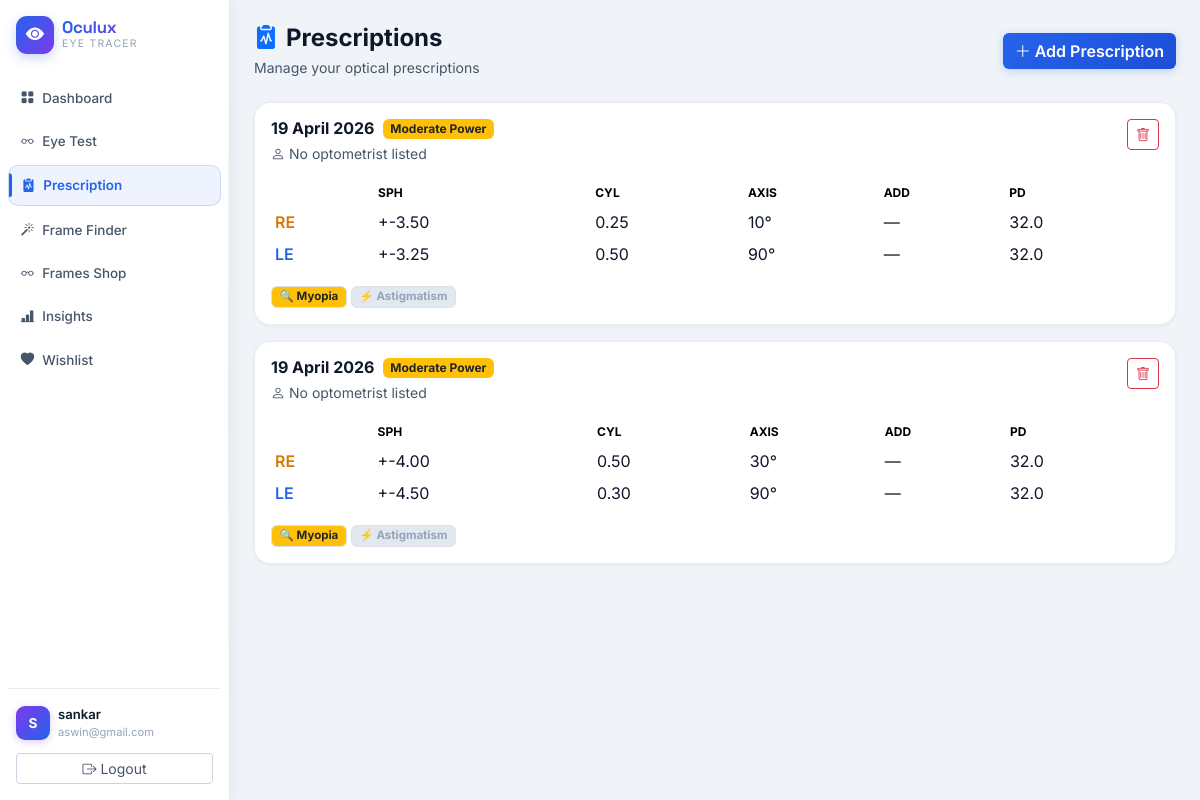
The page /prescription (signed in) on the database its author committed.
### app.py (models this page shows)
class User(UserMixin, db.Model):
    __tablename__ = 'users'
    id = db.Column(db.Integer, primary_key=True)
    name = db.Column(db.String(120), nullable=False)
    age  = db.Column(db.Integer)
    email = db.Column(db.String(120), unique=True, nullable=False)
    password_hash = db.Column(db.String(256), nullable=False)
    created_at = db.Column(db.DateTime, default=datetime.utcnow)
    prescriptions = db.relationship('Prescription', backref='user', lazy=True)
    eye_tests     = db.relationship('EyeTestSession', backref='user', lazy=True)
    wishlist      = db.relationship('WishlistItem', backref='user', lazy=True)
    preferences   = db.relationship('UserPreference', backref='user', uselist=False, lazy=True)

class Prescription(db.Model):
    __tablename__ = 'prescriptions'
    id = db.Column(db.Integer, primary_key=True)
    user_id = db.Column(db.Integer, db.ForeignKey('users.id'), nullable=False)
    date = db.Column(db.DateTime, default=datetime.utcnow)
    sph_re = db.Column(db.Float); cyl_re = db.Column(db.Float)
    axis_re = db.Column(db.Integer); add_re = db.Column(db.Float); pd_re = db.Column(db.Float)
    sph_le = db.Column(db.Float); cyl_le = db.Column(db.Float)
    axis_le = db.Column(db.Integer); add_le = db.Column(db.Float); pd_le = db.Column(db.Float)
    optometrist = db.Column(db.String(120))
    notes       = db.Column(db.Text)
    conditions  = db.Column(db.Text)
    rx_label    = db.Column(db.String(40))

### app.py (the view)
@app.route('/prescription')
@login_required
def prescription():
    rxs = Prescription.query.filter_by(user_id=current_user.id).order_by(Prescription.date.desc()).all()
    return render_template('prescription.html', prescriptions=rxs)

### app.py (called while the page is built)
@login_manager.user_loader
def load_user(uid):
    return User.query.get(int(uid))

@app.template_filter('from_json')
def from_json_filter(value):
    try:
        return json.loads(value) if value else []
    except Exception:
        return []

@app.context_processor
def inject_now():
    return {'now': datetime.utcnow()}

### templates/prescription.html (shortened to what this page needs)
{% extends 'base.html' %}
{% block content %}
<div class="d-flex align-items-center gap-3 mb-4">
  <div>
    <h4 class="fw-bold mb-1"><i class="bi bi-clipboard2-pulse-fill me-2 text-primary"></i>Prescriptions</h4>
    <p class="text-secondary small mb-0">Manage your optical prescriptions</p>
  </div>
  <button class="btn btn-primary ms-auto fw-semibold" data-bs-toggle="modal" data-bs-target="#addRxModal">
    <i class="bi bi-plus-lg me-1"></i>Add Prescription
  </button>
</div>
{% if prescriptions %}
<div class="row g-3 mb-4">
  {% for rx in prescriptions %}
  <div class="col-12">
    <div class="card card-dark">
      <div class="card-body">
        <div class="d-flex align-items-start justify-content-between mb-3">
          <div>
            <div class="d-flex align-items-center gap-2 mb-1">
              <h6 class="fw-bold mb-0">{{ rx.date.strftime('%d %B %Y') }}</h6>
              <span class="badge bg-{{ 'danger' if rx.rx_label == 'high' else ('warning text-dark' if rx.rx_label == 'moderate' else 'success') }}">{{ (rx.rx_label or 'mild')|title }} Power</span>
            </div>
            <p class="text-secondary small mb-0"><i class="bi bi-person me-1"></i>{{ rx.optometrist or 'No optometrist listed' }}</p>
          </div>
          <button class="btn btn-sm btn-outline-danger" onclick="deleteRx({{ rx.id }})"><i class="bi bi-trash"></i></button>
        </div>
        <div class="table-responsive">
          <table class="table table-borderless table-sm mb-2">
            <thead><tr class="text-secondary" style="font-size:.75rem"><th></th><th>SPH</th><th>CYL</th><th>AXIS</th><th>ADD</th><th>PD</th></tr></thead>
            <tbody>
              <tr>
                <td class="fw-semibold" style="color:var(--amber)">RE</td>
                <td style="color:var(--text-primary)">{{ '+%.2f'|format(rx.sph_re) if rx.sph_re else '—' }}</td>
                <td style="color:var(--text-primary)">{{ '%.2f'|format(rx.cyl_re) if rx.cyl_re else '—' }}</td>
                <td style="color:var(--text-primary)">{{ rx.axis_re or '—' }}{% if rx.axis_re %}°{% endif %}</td>
                <td style="color:var(--text-primary)">{{ '+%.2f'|format(rx.add_re) if rx.add_re else '—' }}</td>
                <td style="color:var(--text-primary)">{{ rx.pd_re or '—' }}</td>
              </tr>
              <tr>
                <td class="fw-semibold" style="color:var(--accent)">LE</td>
                <td style="color:var(--text-primary)">{{ '+%.2f'|format(rx.sph_le) if rx.sph_le else '—' }}</td>
                <td style="color:var(--text-primary)">{{ '%.2f'|format(rx.cyl_le) if rx.cyl_le else '—' }}</td>
                <td style="color:var(--text-primary)">{{ rx.axis_le or '—' }}{% if rx.axis_le %}°{% endif %}</td>
                <td style="color:var(--text-primary)">{{ '+%.2f'|format(rx.add_le) if rx.add_le else '—' }}</td>
                <td style="color:var(--text-primary)">{{ rx.pd_le or '—' }}</td>
              </tr>
            </tbody>
          </table>
        </div>
        {% if rx.conditions %}
          {% set conds = rx.conditions|from_json %}
          {% if conds %}
          <div class="d-flex flex-wrap gap-1 mt-2">
            {% for c in conds %}
            <span class="badge bg-{{ 'danger' if c.severity == 'high' else ('warning text-dark' if c.severity == 'moderate' else 'secondary') }} bg-opacity-20 border border-opacity-25" style="font-size:.72rem">{{ c.icon }} {{ c.name }}</span>
            {% endfor %}
          </div>
          {% endif %}
        {% endif %}
      </div>
    </div>
  </div>
  {% endfor %}
</div>
{% endif %}
{% endblock %}

### templates/base.html (shortened to what this page needs)
<!DOCTYPE html>
<html lang="en">
<head>
<link href="https://cdn.jsdelivr.net/npm/bootstrap@5.3.3/dist/css/bootstrap.min.css" rel="stylesheet">
<link href="https://cdn.jsdelivr.net/npm/bootstrap-icons@1.11.3/font/bootstrap-icons.min.css" rel="stylesheet">
<link href="{{ url_for('static', filename='css/style.css') }}" rel="stylesheet">
</head>
<body style="background:var(--bg-void)">
{% if current_user.is_authenticated %}
<div class="d-flex vh-100 overflow-hidden">
  <nav class="sidebar d-flex flex-column flex-shrink-0 py-3 px-2" id="sidebar">
    <div class="sidebar-brand d-flex align-items-center gap-2 px-2 mb-4">
      <div class="brand-icon"><i class="bi bi-eye-fill"></i></div>
      <div>
        <div class="brand-name">Oculux</div>
        <div class="brand-sub">Eye Tracer</div>
      </div>
    </div>
    <ul class="nav flex-column gap-1 flex-grow-1">
      <li><a href="{{ url_for('dashboard') }}" class="nav-link sidebar-link {% if request.endpoint=='dashboard' %}active{% endif %}"><i class="bi bi-grid-fill me-2"></i>Dashboard</a></li>
      <li><a href="{{ url_for('eye_test') }}" class="nav-link sidebar-link {% if request.endpoint=='eye_test' %}active{% endif %}"><i class="bi bi-eyeglasses me-2"></i>Eye Test</a></li>
      <li><a href="{{ url_for('prescription') }}" class="nav-link sidebar-link {% if request.endpoint=='prescription' %}active{% endif %}"><i class="bi bi-clipboard2-pulse-fill me-2"></i>Prescription</a></li>
      <li><a href="{{ url_for('frame_finder') }}" class="nav-link sidebar-link {% if request.endpoint=='frame_finder' %}active{% endif %}"><i class="bi bi-magic me-2"></i>Frame Finder</a></li>
      <li><a href="{{ url_for('frames') }}" class="nav-link sidebar-link {% if request.endpoint=='frames' %}active{% endif %}"><i class="bi bi-eyeglasses me-2"></i>Frames Shop</a></li>
      <li><a href="{{ url_for('insights') }}" class="nav-link sidebar-link {% if request.endpoint=='insights' %}active{% endif %}"><i class="bi bi-bar-chart-line-fill me-2"></i>Insights</a></li>
      <li><a href="{{ url_for('wishlist') }}" class="nav-link sidebar-link {% if request.endpoint=='wishlist' %}active{% endif %}"><i class="bi bi-heart-fill me-2"></i>Wishlist</a></li>
    </ul>
    <div class="mt-auto px-2 pt-3" style="border-top:1px solid var(--border-subtle)">
      <div class="d-flex align-items-center gap-2 mb-2">
        <div class="user-avatar">{{ current_user.name[0].upper() }}</div>
        <div>
          <div class="fw-semibold" style="font-size:.82rem;color:var(--text-primary)">{{ current_user.name }}</div>
          <div style="font-size:.7rem;color:var(--text-muted)">{{ current_user.email }}</div>
        </div>
      </div>
      <a href="{{ url_for('logout') }}" class="btn btn-sm btn-outline-secondary w-100 mt-1"><i class="bi bi-box-arrow-right me-1"></i>Logout</a>
    </div>
  </nav>
  <main class="flex-grow-1 overflow-auto p-4" id="main-content">
    {% block content %}{% endblock %}
  </main>
</div>
{% else %}
{% block auth_content %}{% endblock %}
{% endif %}
</body>
</html>

### static/css/style.css (style rules this page uses)
:root { --sidebar-width: 230px; --bg-void: #f0f4f9; --bg-dark: #e8edf5; --bg-surface: #ffffff; --bg-card: #ffffff; --bg-card-hover: #f8fafc; --bg-elevated: #f1f5fb; --accent: #2563eb; --accent-dim: #1d4ed8; --accent-glow: rgba(37,99,235,.12); --accent-glow-sm: rgba(37,99,235,.06); --accent-2: #0ea5e9; --accent-purple: #7c3aed; --accent-violet: rgba(124,58,237,.1); --green: #059669; --green-dim: rgba(5,150,105,.1); --amber: #d97706; --amber-dim: rgba(217,119,6,.08); --red: #dc2626; --red-dim: rgba(220,38,38,.08); --text-primary: #0f172a; --text-secondary: #475569; --text-muted: #94a3b8; --border: rgba(37,99,235,.15); --border-subtle: rgba(15,23,42,.08); --border-strong: rgba(37,99,235,.35); }
*,*::before,*::after { box-sizing:border-box }
body { font-family:'Inter',-apple-system,BlinkMacSystemFont,sans-serif;background:var(--bg-void);color:var(--text-primary);overflow-x:hidden }
.sidebar { width:var(--sidebar-width);background:#ffffff;border-right:1px solid var(--border-subtle);transition:width .3s cubic-bezier(.4,0,.2,1);z-index:100;box-shadow:2px 0 16px rgba(15,23,42,.06);position:relative }
.sidebar::after { content:'';position:absolute;top:0;right:0;width:1px;height:100%;background:linear-gradient(180deg,transparent,#cbd5e1,transparent);opacity:.5 }
.brand-icon { width:38px;height:38px;background:linear-gradient(135deg,var(--accent) 0%,var(--accent-purple) 100%);border-radius:11px;display:flex;align-items:center;justify-content:center;color:#fff;font-size:1.15rem;flex-shrink:0;box-shadow:0 4px 12px rgba(37,99,235,.25) }
.brand-name { font-family:'Space Grotesk',sans-serif;font-weight:700;font-size:1.05rem;background:linear-gradient(90deg,var(--accent),var(--accent-purple));-webkit-background-clip:text;-webkit-text-fill-color:transparent;background-clip:text;letter-spacing:-.02em;line-height:1 }
.brand-sub { font-size:.65rem;color:var(--text-muted);letter-spacing:.12em;text-transform:uppercase }
.sidebar-link { border-radius:10px;padding:.6rem .8rem;font-size:.84rem;font-weight:500;color:var(--text-secondary);transition:all .18s ease;display:flex;align-items:center;position:relative }
.sidebar-link.active { background:rgba(37,99,235,.08);color:var(--accent);font-weight:600;border:1px solid rgba(37,99,235,.18) }
.sidebar-link.active::before { content:'';position:absolute;left:0;top:50%;transform:translateY(-50%);width:3px;height:60%;background:var(--accent);border-radius:0 3px 3px 0 }
.user-avatar { width:34px;height:34px;border-radius:9px;background:linear-gradient(135deg,var(--accent-purple),var(--accent));display:flex;align-items:center;justify-content:center;color:#fff;font-size:.85rem;font-weight:700;flex-shrink:0;box-shadow:0 2px 8px rgba(124,58,237,.25) }
.card-dark { background:var(--bg-card);border:1px solid var(--border-subtle);border-radius:16px;transition:border-color .2s,box-shadow .2s;box-shadow:0 1px 4px rgba(15,23,42,.05) }
.btn-primary { background:linear-gradient(135deg,var(--accent),var(--accent-dim))!important;border:none!important;color:#fff!important;font-weight:600!important;box-shadow:0 2px 10px rgba(37,99,235,.25);transition:all .2s!important }
.btn-outline-secondary { border-color:#cbd5e1!important;color:var(--text-secondary)!important;background:transparent!important }
#main-content { background:var(--bg-void) }
.text-secondary { color:var(--text-secondary)!important }
.bg-secondary { background:#e2e8f0!important;color:var(--text-muted)!important }
.fw-bold { color:var(--text-primary) }

### rows shown on the page
User: name "S", name "sankar", email "aswin@gmail.com"
Prescription: date "19 April 2026", rx_label "Moderate", optometrist "No optometrist listed", sph_re "+-3.50", cyl_re "0.25", axis_re "10", add_re "—", pd_re "32.0", sph_le "+-3.25", cyl_le "0.50", axis_le "90", add_le "—", pd_le "32.0", icon "🔍" "⚡", name "Myopia" "Astigmatism"
Prescription: date "19 April 2026", rx_label "Moderate", optometrist "No optometrist listed", sph_re "+-4.00", cyl_re "0.50", axis_re "30", add_re "—", pd_re "32.0", sph_le "+-4.50", cyl_le "0.30", axis_le "90", add_le "—", pd_le "32.0", icon "🔍" "⚡", name "Myopia" "Astigmatism"
